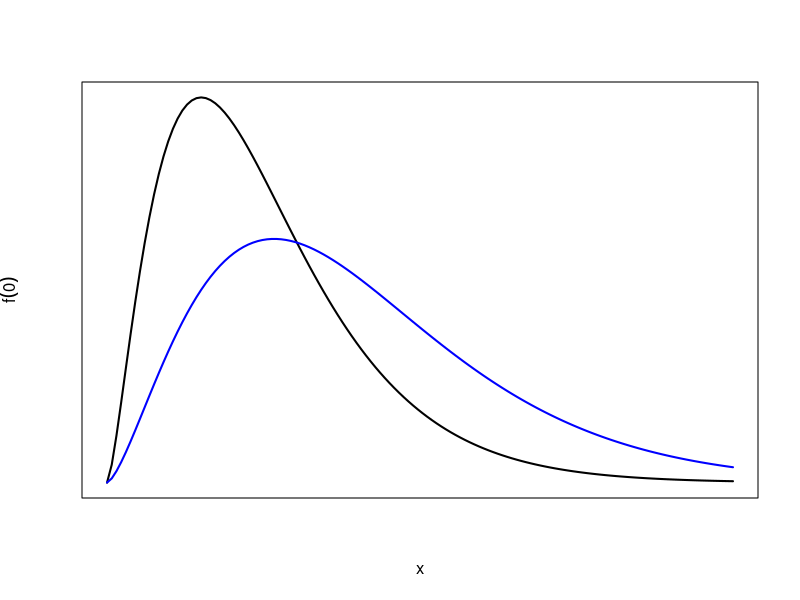
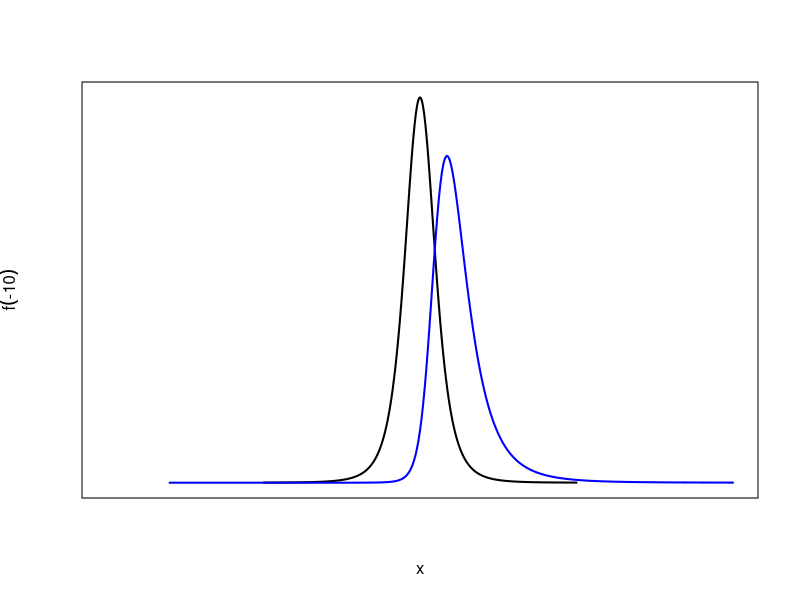
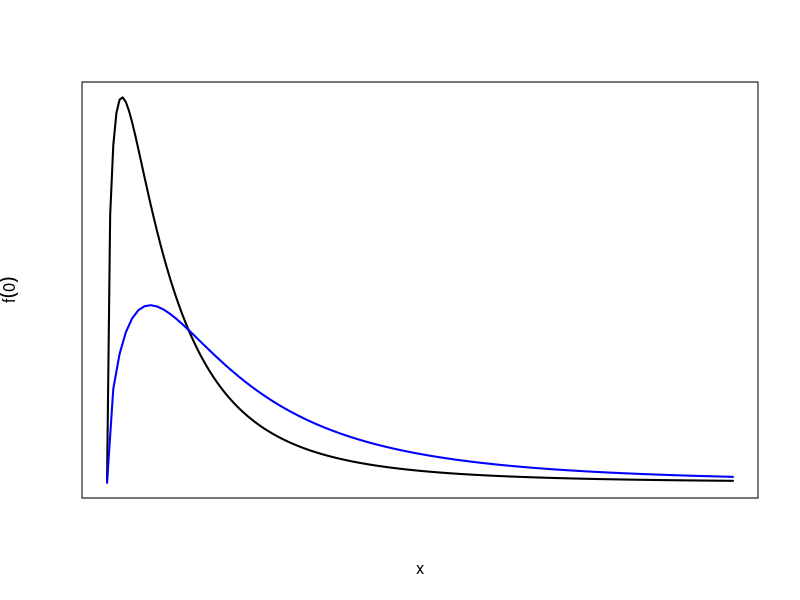

Reproduce these figures in R, in order.
#Central and non-central chi-squared distributions.
#Central chi-squared dist:
x <- seq(0, 20, .15)
y <- dchisq(x, df=5, ncp=0)

plot(x, y, xaxt="n", yaxt="n", type="l", lwd=2,
     ylab=substitute(f(x)))


#Non-central chi-squared dist:
x <- seq(0, 20, .15)
y <- dchisq(x, df=5, ncp=3)

points(x, y, xaxt="n", yaxt="n", type="l", lwd=2, col="blue",
       ylab=substitute(f(x)))



#=================================================
#=================================================
#Central and non-central t distributions.
#Central t dist:
x <- seq(-10, 10, .05)
y <- dt(x,4,, ncp=0)

plot(x, y, xaxt="n", yaxt="n", type="l", lwd=2,
     ylab=substitute(f(x)), xlim=c(-20,20))


#Non-central t dist:
x <- seq(-16, 20, .1)
y <- dt(x, 4, ncp=2)

points(x, y, xaxt="n", yaxt="n", type="l", lwd=2, col="blue",
       ylab=substitute(f(x)))








#=================================================
#=================================================
#Central and non-central F distributions.
#Central F dist:
x <- seq(0, 10, .05)
y <- df(x, df1=3,df2=5, ncp=0)

plot(x, y, xaxt="n", yaxt="n", type="l", lwd=2,
     ylab=substitute(f(x)))

#Non-central F dist:
x <- seq(0, 10, .1)
y <- df(x, df1=3,df2=5, ncp=3)

points(x, y, xaxt="n", yaxt="n", type="l", lwd=2, col="blue",
       ylab=substitute(f(x)))

